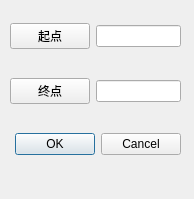
<?xml version="1.0" encoding="UTF-8"?>
<ui version="4.0">
 <class>Dialog</class>
 <widget class="QDialog" name="Dialog">
  <property name="geometry">
   <rect>
    <x>0</x>
    <y>0</y>
    <width>194</width>
    <height>199</height>
   </rect>
  </property>
  <property name="windowTitle">
   <string>Dialog</string>
  </property>
  <widget class="QWidget" name="layoutWidget">
   <property name="geometry">
    <rect>
     <x>10</x>
     <y>0</y>
     <width>171</width>
     <height>181</height>
    </rect>
   </property>
   <layout class="QGridLayout" name="gridLayout">
    <item row="1" column="0">
     <widget class="QPushButton" name="pushButton_2">
      <property name="text">
       <string>终点</string>
      </property>
     </widget>
    </item>
    <item row="0" column="1">
     <widget class="QLineEdit" name="lineEdit"/>
    </item>
    <item row="1" column="1">
     <widget class="QLineEdit" name="lineEdit_2"/>
    </item>
    <item row="0" column="0">
     <widget class="QPushButton" name="pushButton">
      <property name="text">
       <string>起点</string>
      </property>
     </widget>
    </item>
    <item row="2" column="0" colspan="2">
     <widget class="QDialogButtonBox" name="buttonBox">
      <property name="orientation">
       <enum>Qt::Horizontal</enum>
      </property>
      <property name="standardButtons">
       <set>QDialogButtonBox::Cancel|QDialogButtonBox::Ok</set>
      </property>
     </widget>
    </item>
   </layout>
  </widget>
 </widget>
 <resources/>
 <connections>
  <connection>
   <sender>buttonBox</sender>
   <signal>accepted()</signal>
   <receiver>Dialog</receiver>
   <slot>accept()</slot>
   <hints>
    <hint type="sourcelabel">
     <x>248</x>
     <y>254</y>
    </hint>
    <hint type="destinationlabel">
     <x>157</x>
     <y>274</y>
    </hint>
   </hints>
  </connection>
  <connection>
   <sender>buttonBox</sender>
   <signal>rejected()</signal>
   <receiver>Dialog</receiver>
   <slot>reject()</slot>
   <hints>
    <hint type="sourcelabel">
     <x>316</x>
     <y>260</y>
    </hint>
    <hint type="destinationlabel">
     <x>286</x>
     <y>274</y>
    </hint>
   </hints>
  </connection>
 </connections>
</ui>
